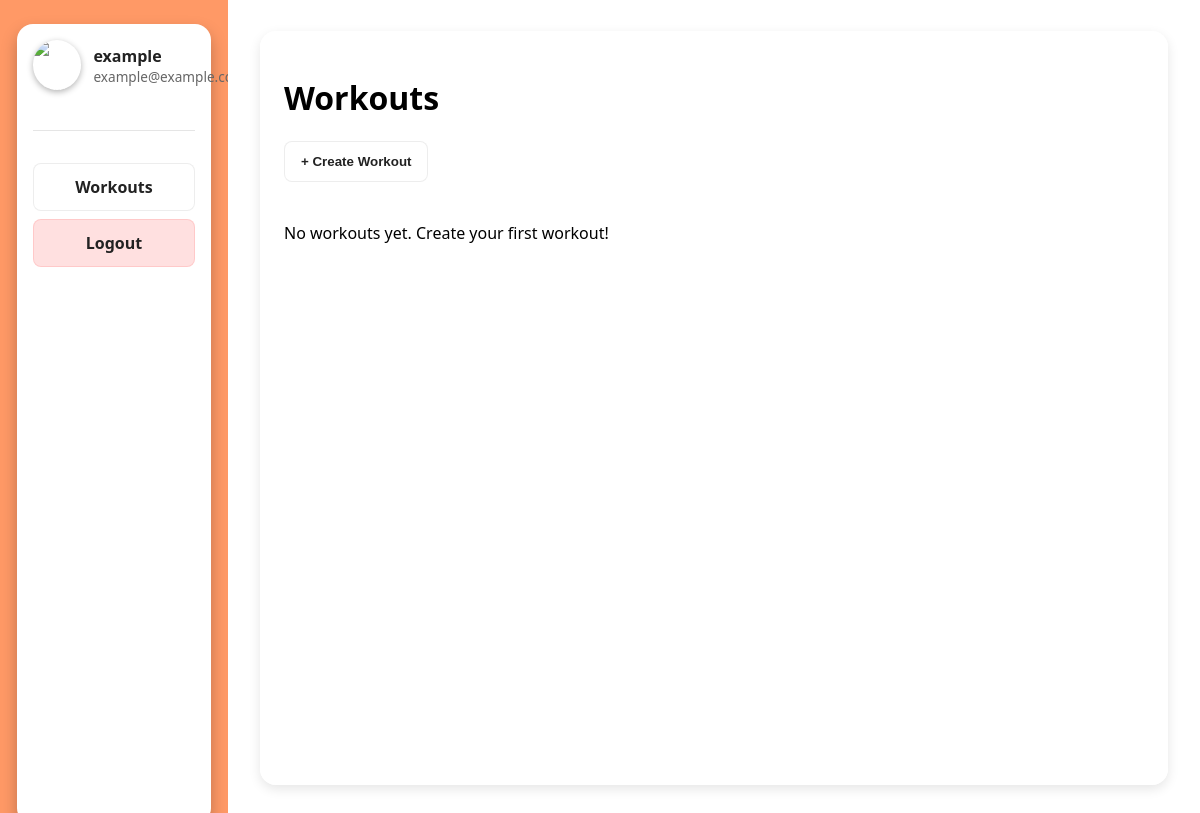
The page /dashboard/workouts (signed in) on the database as committed earlier.
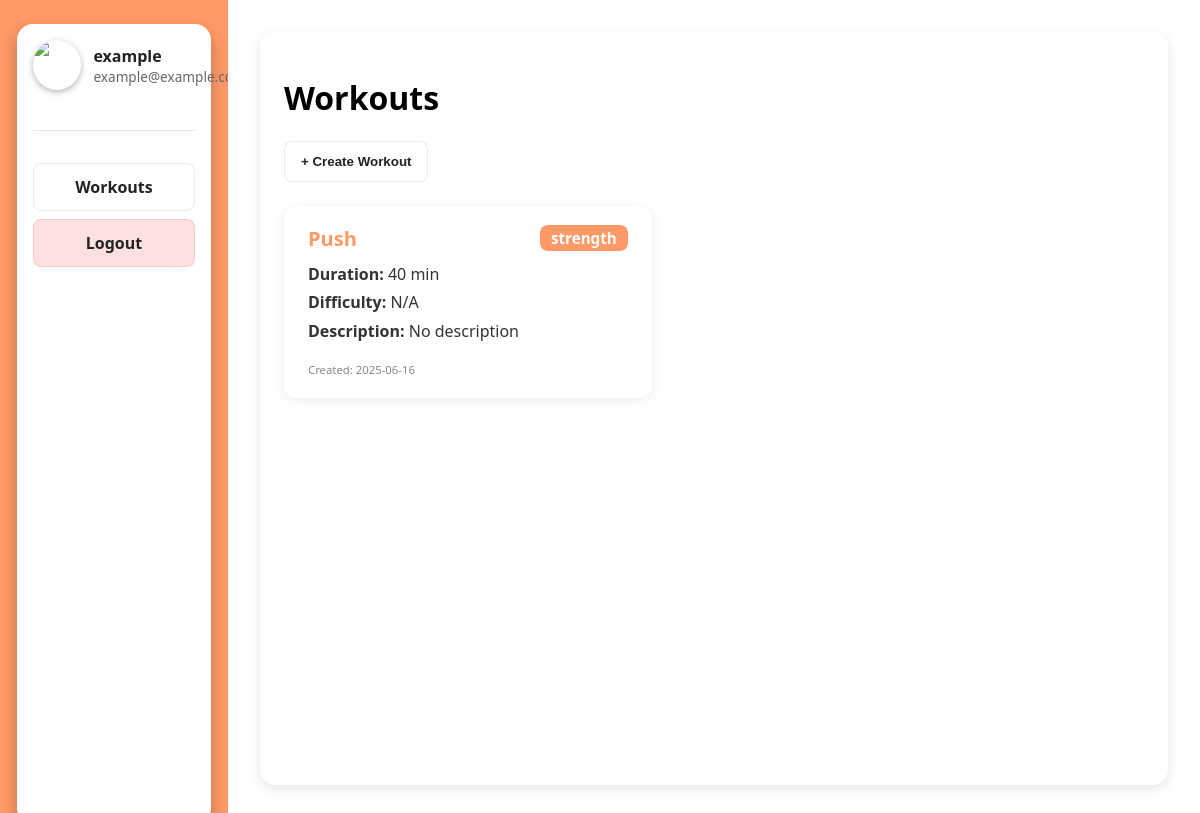
The same page on the database as committed later.
### models.py (models this page shows, shortened)
class User(db.Model, UserMixin):
    __tablename__ = 'users'
    id = db.Column(db.Integer, primary_key=True)
    username = db.Column(db.String(32), unique=True, nullable=False)
    email = db.Column(db.String(128), unique=True, nullable=False)
    password = db.Column(db.String(128), nullable=False)
    role = db.Column(db.String(8), default='user', nullable=False)
    profile_picture = db.Column(db.String(256), nullable=True, default='default.jpg')

class Workout(db.Model):
    __tablename__ = 'workouts'
    id = db.Column(db.Integer, primary_key=True)
    name = db.Column(db.String(32), nullable=False)
    type = db.Column(db.String(16), nullable=False)
    duration = db.Column(db.Integer, nullable=False)
    description = db.Column(db.String(256), nullable=True)
    difficulty = db.Column(db.String(16), nullable=True)
    user_id = db.Column(db.Integer, db.ForeignKey('users.id'), nullable=False)
    user = db.relationship('User', backref=db.backref('workouts', lazy=True))
    created_at = db.Column(db.DateTime, server_default=db.func.now(), nullable=False)
    updated_at = db.Column(db.DateTime, server_default=db.func.now(), onupdate=db.func.now(), nullable=False)

### app.py (the view)
@app.route('/dashboard/workouts')
@login_required
def workouts():
    form = WorkoutForm()
    user_workouts = Workout.query.filter_by(user_id=current_user.id).order_by(Workout.created_at.desc()).all()
    return render_template(
        'dashboard.html',
        username=current_user.username,
        email=current_user.email,
        active_section='workouts',
        workout_form=form,
        workouts=user_workouts
    )

### app.py (called while the page is built)
@login_manager.user_loader
def load_user(user_id):
    return User.query.get(int(user_id))

### templates/dashboard.html (shortened to what this page needs)
{% extends "base.html" %}
{% block stylesheet %}<link rel="stylesheet" href="/static/css/dash.css">{% endblock %}
{% block content %}
<div class="dashboard">
    <div class="sidebar">
        <div class="sidebar-island">
            <div class="profile-section">
                <img src="{{ profile_image_url }}" alt="Profile Photo" class="profile-photo">
                <div class="profile-info">
                    <div class="profile-name">{{ username }}</div>
                    <div class="profile-email">{{ email }}</div>
                </div>
            </div>
            <div class="sidebar-divider"></div>
            <div class="sidebar-buttons">
                <div class="sidebar-dropdown">
                    {% if active_section == 'workouts' %}
                        <div class="sidebar-button dropdown-toggle active" onclick="toggleDropdown()" id="workoutsSidebarBtn">
                            Workouts
                        </div>
                    {% else %}
                        <a href="{{ url_for('workouts') }}" class="sidebar-button" id="workoutsSidebarBtn">Workouts</a>
                    {% endif %}
                </div>
                <a href="{{ url_for('logout') }}" class="sidebar-button logout-button">Logout</a>
            </div>
        </div>
    </div>
    <div class="main">
        {% if active_section == 'home' %}
        <h1>Hello {{ username }}!</h1>
        <div class="main-sections">
                <div class="main-card">
                    <h2>Workouts</h2>
                    <p>Here you can track your recent workouts and start new ones.</p>
                </div>
                <div class="main-card">
                    <h2>Stats</h2>
                    <p>Your progress and stats will appear here.</p>
                </div>
            {% elif active_section == 'workouts' %}
                <div class="main-sections center-content">
                    <div class="workout-section">
                        <h1>Workouts</h1>
                        <button id="openWorkoutModal" class="sidebar-button">+ Create Workout</button>
                        <div class="workouts-list">
                            {% if workouts %}
                                {% for workout in workouts %}
                                    <div class="workout-card">
                                        <div class="workout-card-header">
                                            <h3>{{ workout.name }}</h3>
                                            <span class="workout-type">{{ workout.type }}</span>
                                        </div>
                                        <div class="workout-card-body">
                                            <div><strong>Duration:</strong> {{ workout.duration }} min</div>
                                            <div><strong>Difficulty:</strong> {{ workout.difficulty or "N/A" }}</div>
                                            <div><strong>Description:</strong> {{ workout.description or "No description" }}</div>
                                            <div class="workout-date"><small>Created: {{ workout.created_at.strftime('%Y-%m-%d') }}</small></div>
                                        </div>
                                    </div>
                                {% endfor %}
                            {% else %}
                                <p>No workouts yet. Create your first workout!</p>
                            {% endif %}
                        </div>
                    </div>
                </div>
        </div>
        {% endif %}
    </div>
{% endblock %}

### templates/base.html (shortened to what this page needs)
<!DOCTYPE html>
<html lang="en">
<head>
    {% block stylesheet %}{% endblock %}
</head>
<body>
    {% block content %}
    {% endblock %}
</body>
</html>

### static/css/dash.css (style rules this page uses)
body, html { margin: 0; padding: 0; font-family: 'Segoe UI', Tahoma, Geneva, Verdana, sans-serif; }
.dashboard { display: flex; height: 100vh; }
.sidebar { width: 15%; height: 100%; background: #ff9966; color: white; padding: 1.5rem; display: flex; flex-direction: column; align-items: center; justify-content: center; }
.sidebar-island { width: 90%; height: 100%; background: rgba(255, 255, 255, 1); border-radius: 16px; box-shadow: 0 8px 16px rgba(0, 0, 0, 0.25); padding: 1rem; display: flex; flex-direction: column; align-items: center; }
.profile-section { display: flex; align-items: center; width: 100%; margin-bottom: 1.5rem; }
.profile-photo { width: 50px; height: 50px; border-radius: 50%; object-fit: cover; margin-right: 0.75rem; box-shadow: 0 2px 6px rgba(0, 0, 0, 0.3); }
.profile-info { display: flex; flex-direction: column; justify-content: center; }
.profile-name { font-weight: 700; color: #222; }
.profile-email { font-size: 0.85rem; color: #666; }
.sidebar-divider { width: 100%; height: 1px; background-color: rgba(0, 0, 0, 0.1); margin: 1rem 0; }
.sidebar-buttons { display: flex; flex-direction: column; width: 100%; margin-top: 1rem; }
.sidebar-button { display: block; padding: 0.75rem 1rem; margin-bottom: 0.5rem; background: rgba(255, 255, 255, 0.2); color: #222; text-decoration: none; font-weight: 600; border-radius: 8px; text-align: center; transition: background 0.3s ease, color 0.3s ease, transform 0.2s ease; border: 1px solid rgba(0,0,0,0.07); }
.sidebar-dropdown { width: 100%; }
.dropdown-toggle { cursor: pointer; }
.logout-button { background: rgba(255, 100, 100, 0.2); border: 1px solid rgba(255, 100, 100, 0.18); }
.main { flex: 1; background: white; padding: 2rem; overflow: hidden; }
.main-sections { display: flex; gap: 2rem; margin-top: 1.5rem; flex-wrap: wrap; }
.center-content { display: flex; justify-content: center; align-items: center; height: 100%; }
.workout-section { width: 96%; height: 96%; margin-top: -2rem; background: rgba(255, 255, 255, 0.9); border-radius: 16px; box-shadow: 0 4px 12px rgba(0, 0, 0, 0.1); padding: 1.5rem; transition: transform 0.3s ease, box-shadow 0.3s ease; }
.workouts-list { margin-top: 1.5rem; display: flex; flex-wrap: wrap; gap: 1.5rem; justify-content: flex-start; }
.workout-card { background: #fff; border-radius: 12px; box-shadow: 0 2px 10px rgba(0,0,0,0.08); padding: 1.2rem 1.5rem; min-width: 260px; max-width: 320px; flex: 1 1 260px; display: flex; flex-direction: column; transition: box-shadow 0.2s; }
.workout-card-header { display: flex; justify-content: space-between; align-items: center; margin-bottom: 0.7rem; }
.workout-card-header h3 { margin: 0; font-size: 1.25rem; color: #ff9966; }
.workout-type { background: #ff9966; color: #fff; border-radius: 8px; padding: 0.2rem 0.7rem; font-size: 0.95rem; font-weight: 600; }
.workout-card-body { font-size: 1rem; color: #333; display: flex; flex-direction: column; gap: 0.4rem; }
.workout-date { margin-top: 0.7rem; color: #888; font-size: 0.85rem; }

Rows that differ between the two databases and show on the page:
added Workout: name "Push", type "strength", duration "40", difficulty "N/A", description "No description", created_at "2025-06-16"
Other text that changed with them:
text no longer shown: "No workouts yet. Create your first workout!"
